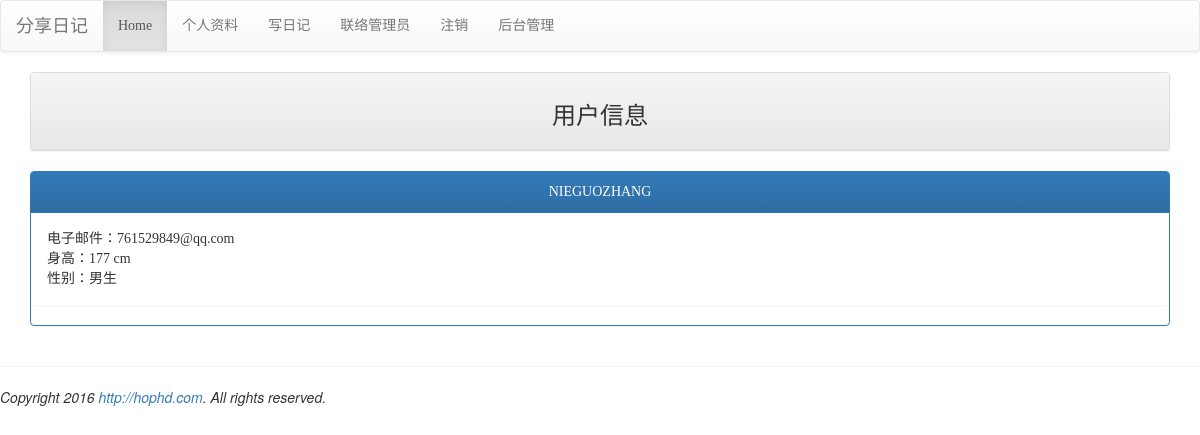
Page /userinfo/ (signed in) on the committed database.
### mysite/models.py (models this page shows, shortened)
class Profile(models.Model):
    user = models.OneToOneField(auth.models.User, on_delete=models.CASCADE)
    height = models.PositiveIntegerField(default=160)
    male = models.BooleanField(default=False)
    website = models.URLField(null=True)

### mysite/views.py (the view)
# urls.py: path('userinfo/', views.userinfo, name='userinfo')
@login_required(login_url='/login/')
def userinfo(request):
    if request.user.is_authenticated:
        username = request.user.username
        try:
            user = User.objects.get(username=username)
            userinfo = models.Profile.objects.get(user=user)
        except:
            pass
    template = get_template('userinfo.html')
    html = template.render(locals())
    return HttpResponse(html)

### mysite/templates/userinfo.html (shortened to what this page needs)
{% extends 'base.html' %}
{% block content %}
    <div class="container">
        <div class="row">
            <div class="col-md-12">
                <div class="panel panel-default">
                    <div class="panel-heading" align="center">
                        <h3>用户信息</h3>
                    </div>
                </div>
            </div>
        </div>
        <div class="row">
            <div class="col-md-12">
                <div class="panel panel-primary">
                    <div class="panel-heading" align="center">
                        {{ userinfo.user.username | upper }}
                    </div>
                    <div class="panel panel-body">
                        电子邮件：{{ userinfo.user.email }}<br/>
                        身高：{{ userinfo.height }} cm<br/>
                        性别：{{ userinfo.male | yesno:"男生, 女生" }}
                    </div>
                </div>
            </div>
        </div>
    </div>
{% endblock %}

### mysite/templates/base.html (style rules this page uses)
h1, h2, h3, h4, h5, p, div { font-family: 微软雅黑; }

### rows in the picture
Profile: user.username "NIEGUOZHANG", user.email "761529849@qq.com", height "177", male "男生"
